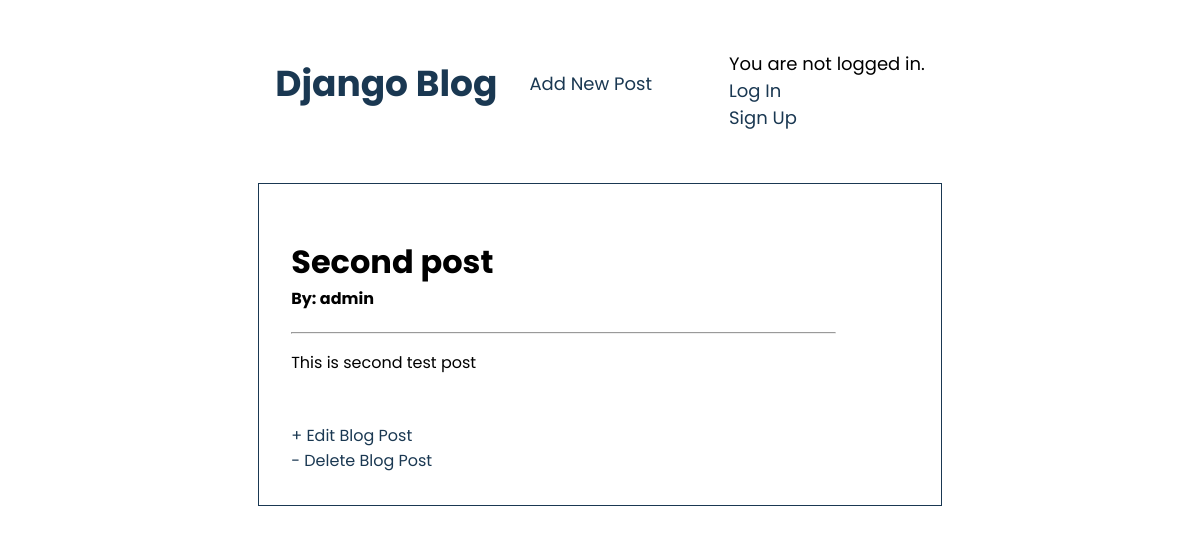
Before: /post/2/ with the older database file.
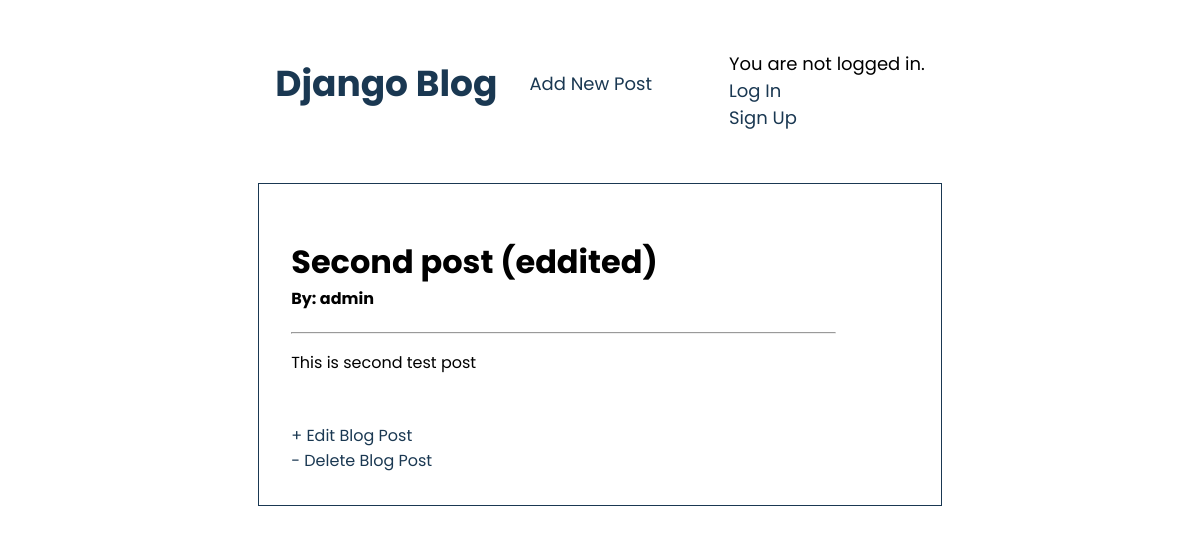
After: the same page with the newer database file.
### blog/models.py (models this page shows, shortened)
class Post(models.Model):
    title = models.CharField(max_length=200)
    author = models.ForeignKey(
        "auth.User",
        on_delete=models.CASCADE,
    )
    body = models.TextField()

### blog/views.py (the view)
# urls.py: path("post/<int:pk>/", BlogDetailView.as_view(), name="post_detail"),
class BlogDetailView(DetailView):
    model = Post
    template_name = "post_detail.html"

### templates/post_detail.html
{% extends "base.html" %}
{% block content %}
<div class="post-detail">
    <h1>{{post.title}}</h1>
    <h4>By: {{post.author}}</h4>
    <hr>
    <p>{{post.body}}</p>
    <div class="modify-post">
        <a href="{% url 'post_edit' post.pk %}">+ Edit Blog Post</a>
        <a href="{% url 'post_delete' post.pk %}">- Delete Blog Post</a>
    </div>
</div>
{% endblock content %}

Changed rows visible on the page:
changed Post "This is second test post": title "Second post" → "Second post (eddited)"
